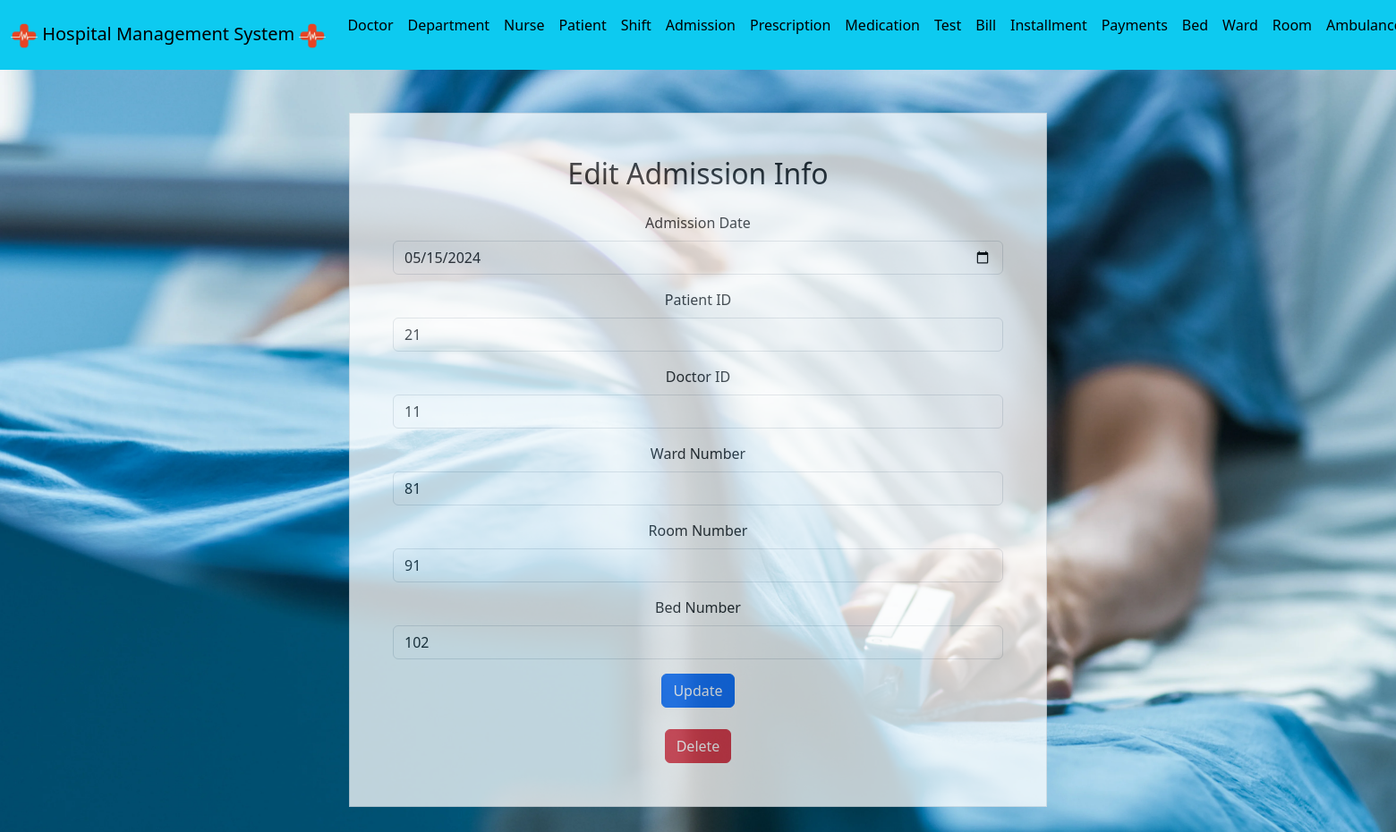
/Website/edit_admission.php?id=71 (signed in), run on the app's committed database.
### tables this page shows
CREATE TABLE `admission` (
  `Admission_ID` int(10) NOT NULL,
  `Admission_Date` date DEFAULT NULL,
  `Patient_ID` int(10) NOT NULL,
  `Doctor_ID` int(10) NOT NULL,
  `Room_Number` int(10) DEFAULT NULL,
  `Ward_Number` int(10) DEFAULT NULL,
  `Bed_Number` int(10) DEFAULT NULL
);

### Website/edit_admission.php (the view, shortened to what this page needs)
<!DOCTYPE html>
<html>
<?php
include("connect.php");
$admission = null;
if (isset($_GET['id'])) {
    $id = mysqli_real_escape_string($conn, $_GET['id']);
    $sql = "SELECT * FROM admission WHERE Admission_ID = $id";
    $result = mysqli_query($conn, $sql);
    $admission = mysqli_fetch_assoc($result);
}
include("header.php");
?>
<head>
    <link rel="stylesheet" href="https://cdn.jsdelivr.net/npm/bootstrap@5.3.2/dist/css/bootstrap.min.css">
</head>
<body style="background-image: url(img/admission.webp); background-size: cover; background-repeat: no-repeat;">
    <div class="container text-center w-50 p-5 my-5 bg-white border opacity-75">
        <h2 class="text-center mb-4">Edit Admission Info</h2>
        <?php if ($admission): ?>
            <form action="edit_admission.php?id=<?php echo htmlspecialchars($admission['Admission_ID']); ?>" method="POST">
                <div class="mb-3">
                    <label for="Admission_Date" class="form-label">Admission Date</label>
                    <input type="date" class="form-control" id="Admission_Date" name="Admission_Date" value="<?php echo htmlspecialchars($admission['Admission_Date']); ?>" required>
                </div>
                <div class="mb-3">
                    <label for="Patient_ID" class="form-label">Patient ID</label>
                    <input type="number" class="form-control" id="Patient_ID" name="Patient_ID" value="<?php echo htmlspecialchars($admission['Patient_ID']); ?>" required>
                </div>
                <div class="mb-3">
                    <label for="Doctor_ID" class="form-label">Doctor ID</label>
                    <input type="number" class="form-control" id="Doctor_ID" name="Doctor_ID" value="<?php echo htmlspecialchars($admission['Doctor_ID']); ?>" required>
                </div>
                <div class="mb-3">
                    <label for="Ward_Number" class="form-label">Ward Number</label>
                    <input type="number" class="form-control" id="Ward_Number" name="Ward_Number" value="<?php echo htmlspecialchars($admission['Ward_Number']); ?>" required>
                </div>
                <div class="mb-3">
                    <label for="Room_Number" class="form-label">Room Number</label>
                    <input type="number" class="form-control" id="Room_Number" name="Room_Number" value="<?php echo htmlspecialchars($admission['Room_Number']); ?>" required>
                </div>
                <div class="mb-3">
                    <label for="Bed_Number" class="form-label">Bed Number</label>
                    <input type="number" class="form-control" id="Bed_Number" name="Bed_Number" value="<?php echo htmlspecialchars($admission['Bed_Number']); ?>" required>
                </div>
                <button type="submit" name="update" class="btn btn-primary">Update</button>
            </form>
            <br>
            <form action="admission.php?id=<?php echo htmlspecialchars($admission['Admission_ID']); ?>" method="POST">
                <input type="submit" name="delete" value="Delete" class="btn btn-danger">
            </form>
        <?php else: ?>
            <p>No admission record found.</p>
        <?php endif; ?>
    </div>
</body>
</html>

### data on the page
admission: Admission_Date "05/15/2024", Patient_ID "21", Doctor_ID "11", Ward_Number "81", Room_Number "91", Bed_Number "102"
